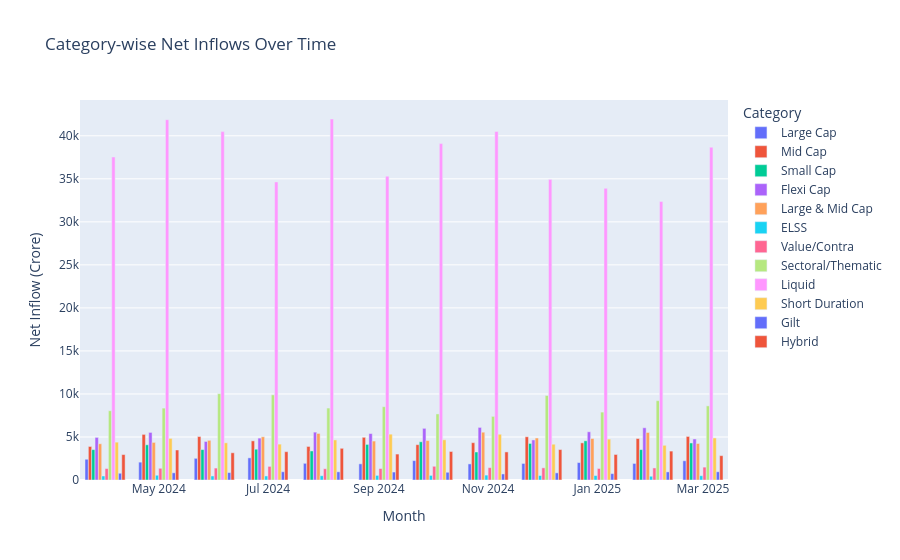

Notebook source saved alongside this figure:
### Code cell
# Convert month column to datetime
category["month"] = pd.to_datetime(category["month"])

# Create grouped bar chart
fig = px.bar(
    category,
    x="month",
    y="net_inflow_crore",
    color="category",
    barmode="group",
    title="Category-wise Net Inflows Over Time",
    labels={
        "month": "Month",
        "net_inflow_crore": "Net Inflow (Crore)",
        "category": "Category"
    }
)

fig.show()

### Figure 1 — Plotly figure (JSON) as saved in the notebook; plotly's stock layout.template omitted (floating-point values rounded to 4 significant figures)
{"data": [{"alignmentgroup": "True", "hovertemplate": "Category=Large Cap<br>Month=%{x}<br>Net Inflow (Crore)=%{y}<extra></extra>", "legendgroup": "Large Cap", "marker": {"color": "#636efa", "pattern": {"shape": ""}}, "name": "Large Cap", "offsetgroup": "Large Cap", "orientation": "v", "showlegend": true, "textposition": "auto", "type": "bar", "x": ["2024-04-01T00:00:00", "2024-05-01T00:00:00", "2024-06-01T00:00:00", "2024-07-01T00:00:00", "2024-08-01T00:00:00", "2024-09-01T00:00:00", "2024-10-01T00:00:00", "2024-11-01T00:00:00", "2024-12-01T00:00:00", "2025-01-01T00:00:00", "2025-02-01T00:00:00", "2025-03-01T00:00:00"], "xaxis": "x", "y": [2413.0, 2076.0, 2519.0, 2574.0, 1940.0, 1879.0, 2255.0, 1870.0, 1923.0, 2025.0, 1925.0, 2234.0], "yaxis": "y"}, {"alignmentgroup": "True", "hovertemplate": "Category=Mid Cap<br>Month=%{x}<br>Net Inflow (Crore)=%{y}<extra></extra>", "legendgroup": "Mid Cap", "marker": {"color": "#EF553B", "pattern": {"shape": ""}}, "name": "Mid Cap", "offsetgroup": "Mid Cap", "orientation": "v", "showlegend": true, "textposition": "auto", "type": "bar", "x": ["2024-04-01T00:00:00", "2024-05-01T00:00:00", "2024-06-01T00:00:00", "2024-07-01T00:00:00", "2024-08-01T00:00:00", "2024-09-01T00:00:00", "2024-10-01T00:00:00", "2024-11-01T00:00:00", "2024-12-01T00:00:00", "2025-01-01T00:00:00", "2025-02-01T00:00:00", "2025-03-01T00:00:00"], "xaxis": "x", "y": [3897.0, 5300.0, 5047.0, 4548.0, 3899.0, 4960.0, 4106.0, 4336.0, 5023.0, 4316.0, 4819.0, 5061.0], "yaxis": "y"}, {"alignmentgroup": "True", "hovertemplate": "Category=Small Cap<br>Month=%{x}<br>Net Inflow (Crore)=%{y}<extra></extra>", "legendgroup": "Small Cap", "marker": {"color": "#00cc96", "pattern": {"shape": ""}}, "name": "Small Cap", "offsetgroup": "Small Cap", "orientation": "v", "showlegend": true, "textposition": "auto", "type": "bar", "x": ["2024-04-01T00:00:00", "2024-05-01T00:00:00", "2024-06-01T00:00:00", "2024-07-01T00:00:00", "2024-08-01T00:00:00", "2024-09-01T00:00:00", "2024-10-01T00:00:00", "2024-11-01T00:00:00", "2024-12-01T00:00:00", "2025-01-01T00:00:00", "2025-02-01T00:00:00", "2025-03-01T00:00:00"], "xaxis": "x", "y": [3533.0, 4092.0, 3535.0, 3582.0, 3376.0, 4137.0, 4444.0, 3256.0, 4249.0, 4554.0, 3534.0, 4304.0], "yaxis": "y"}, {"alignmentgroup": "True", "hovertemplate": "Category=Flexi Cap<br>Month=%{x}<br>Net Inflow (Crore)=%{y}<extra></extra>", "legendgroup": "Flexi Cap", "marker": {"color": "#ab63fa", "pattern": {"shape": ""}}, "name": "Flexi Cap", "offsetgroup": "Flexi Cap", "orientation": "v", "showlegend": true, "textposition": "auto", "type": "bar", "x": ["2024-04-01T00:00:00", "2024-05-01T00:00:00", "2024-06-01T00:00:00", "2024-07-01T00:00:00", "2024-08-01T00:00:00", "2024-09-01T00:00:00", "2024-10-01T00:00:00", "2024-11-01T00:00:00", "2024-12-01T00:00:00", "2025-01-01T00:00:00", "2025-02-01T00:00:00", "2025-03-01T00:00:00"], "xaxis": "x", "y": [4947.0, 5529.0, 4478.0, 4869.0, 5562.0, 5397.0, 6004.0, 6111.0, 4654.0, 5603.0, 6068.0, 4767.0], "yaxis": "y"}, {"alignmentgroup": "True", "hovertemplate": "Category=Large & Mid Cap<br>Month=%{x}<br>Net Inflow (Crore)=%{y}<extra></extra>", "legendgroup": "Large & Mid Cap", "marker": {"color": "#FFA15A", "pattern": {"shape": ""}}, "name": "Large & Mid Cap", "offsetgroup": "Large & Mid Cap", "orientation": "v", "showlegend": true, "textposition": "auto", "type": "bar", "x": ["2024-04-01T00:00:00", "2024-05-01T00:00:00", "2024-06-01T00:00:00", "2024-07-01T00:00:00", "2024-08-01T00:00:00", "2024-09-01T00:00:00", "2024-10-01T00:00:00", "2024-11-01T00:00:00", "2024-12-01T00:00:00", "2025-01-01T00:00:00", "2025-02-01T00:00:00", "2025-03-01T00:00:00"], "xaxis": "x", "y": [4214.0, 4368.0, 4610.0, 5023.0, 5411.0, 4528.0, 4581.0, 5556.0, 4878.0, 4816.0, 5524.0, 4243.0], "yaxis": "y"}, {"alignmentgroup": "True", "hovertemplate": "Category=ELSS<br>Month=%{x}<br>Net Inflow (Crore)=%{y}<extra></extra>", "legendgroup": "ELSS", "marker": {"color": "#19d3f3", "pattern": {"shape": ""}}, "name": "ELSS", "offsetgroup": "ELSS", "orientation": "v", "showlegend": true, "textposition": "auto", "type": "bar", "x": ["2024-04-01T00:00:00", "2024-05-01T00:00:00", "2024-06-01T00:00:00", "2024-07-01T00:00:00", "2024-08-01T00:00:00", "2024-09-01T00:00:00", "2024-10-01T00:00:00", "2024-11-01T00:00:00", "2024-12-01T00:00:00", "2025-01-01T00:00:00", "2025-02-01T00:00:00", "2025-03-01T00:00:00"], "xaxis": "x", "y": [466.0, 553.0, 472.0, 471.0, 499.0, 537.0, 537.0, 571.0, 521.0, 516.0, 437.0, 500.0], "yaxis": "y"}, {"alignmentgroup": "True", "hovertemplate": "Category=Value/Contra<br>Month=%{x}<br>Net Inflow (Crore)=%{y}<extra></extra>", "legendgroup": "Value/Contra", "marker": {"color": "#FF6692", "pattern": {"shape": ""}}, "name": "Value/Contra", "offsetgroup": "Value/Contra", "orientation": "v", "showlegend": true, "textposition": "auto", "type": "bar", "x": ["2024-04-01T00:00:00", "2024-05-01T00:00:00", "2024-06-01T00:00:00", "2024-07-01T00:00:00", "2024-08-01T00:00:00", "2024-09-01T00:00:00", "2024-10-01T00:00:00", "2024-11-01T00:00:00", "2024-12-01T00:00:00", "2025-01-01T00:00:00", "2025-02-01T00:00:00", "2025-03-01T00:00:00"], "xaxis": "x", "y": [1328.0, 1361.0, 1386.0, 1582.0, 1308.0, 1334.0, 1595.0, 1436.0, 1414.0, 1339.0, 1400.0, 1497.0], "yaxis": "y"}, {"alignmentgroup": "True", "hovertemplate": "Category=Sectoral/Thematic<br>Month=%{x}<br>Net Inflow (Crore)=%{y}<extra></extra>", "legendgroup": "Sectoral/Thematic", "marker": {"color": "#B6E880", "pattern": {"shape": ""}}, "name": "Sectoral/Thematic", "offsetgroup": "Sectoral/Thematic", "orientation": "v", "showlegend": true, "textposition": "auto", "type": "bar", "x": ["2024-04-01T00:00:00", "2024-05-01T00:00:00", "2024-06-01T00:00:00", "2024-07-01T00:00:00", "2024-08-01T00:00:00", "2024-09-01T00:00:00", "2024-10-01T00:00:00", "2024-11-01T00:00:00", "2024-12-01T00:00:00", "2025-01-01T00:00:00", "2025-02-01T00:00:00", "2025-03-01T00:00:00"], "xaxis": "x", "y": [8052.0, 8354.0, 10030.0, 9896.0, 8360.0, 8518.0, 7680.0, 7397.0, 9820.0, 7893.0, 9215.0, 8614.0], "yaxis": "y"}, {"alignmentgroup": "True", "hovertemplate": "Category=Liquid<br>Month=%{x}<br>Net Inflow (Crore)=%{y}<extra></extra>", "legendgroup": "Liquid", "marker": {"color": "#FF97FF", "pattern": {"shape": ""}}, "name": "Liquid", "offsetgroup": "Liquid", "orientation": "v", "showlegend": true, "textposition": "auto", "type": "bar", "x": ["2024-04-01T00:00:00", "2024-05-01T00:00:00", "2024-06-01T00:00:00", "2024-07-01T00:00:00", "2024-08-01T00:00:00", "2024-09-01T00:00:00", "2024-10-01T00:00:00", "2024-11-01T00:00:00", "2024-12-01T00:00:00", "2025-01-01T00:00:00", "2025-02-01T00:00:00", "2025-03-01T00:00:00"], "xaxis": "x", "y": [37540.0, 41870.0, 40490.0, 34640.0, 41950.0, 35310.0, 39090.0, 40510.0, 34930.0, 33890.0, 32370.0, 38680.0], "yaxis": "y"}, {"alignmentgroup": "True", "hovertemplate": "Category=Short Duration<br>Month=%{x}<br>Net Inflow (Crore)=%{y}<extra></extra>", "legendgroup": "Short Duration", "marker": {"color": "#FECB52", "pattern": {"shape": ""}}, "name": "Short Duration", "offsetgroup": "Short Duration", "orientation": "v", "showlegend": true, "textposition": "auto", "type": "bar", "x": ["2024-04-01T00:00:00", "2024-05-01T00:00:00", "2024-06-01T00:00:00", "2024-07-01T00:00:00", "2024-08-01T00:00:00", "2024-09-01T00:00:00", "2024-10-01T00:00:00", "2024-11-01T00:00:00", "2024-12-01T00:00:00", "2025-01-01T00:00:00", "2025-02-01T00:00:00", "2025-03-01T00:00:00"], "xaxis": "x", "y": [4400.0, 4833.0, 4321.0, 4170.0, 4658.0, 5327.0, 4675.0, 5316.0, 4159.0, 4752.0, 4033.0, 4886.0], "yaxis": "y"}, {"alignmentgroup": "True", "hovertemplate": "Category=Gilt<br>Month=%{x}<br>Net Inflow (Crore)=%{y}<extra></extra>", "legendgroup": "Gilt", "marker": {"color": "#636efa", "pattern": {"shape": ""}}, "name": "Gilt", "offsetgroup": "Gilt", "orientation": "v", "showlegend": true, "textposition": "auto", "type": "bar", "x": ["2024-04-01T00:00:00", "2024-05-01T00:00:00", "2024-06-01T00:00:00", "2024-07-01T00:00:00", "2024-08-01T00:00:00", "2024-09-01T00:00:00", "2024-10-01T00:00:00", "2024-11-01T00:00:00", "2024-12-01T00:00:00", "2025-01-01T00:00:00", "2025-02-01T00:00:00", "2025-03-01T00:00:00"], "xaxis": "x", "y": [784.0, 836.0, 864.0, 959.0, 952.0, 925.0, 898.0, 704.0, 831.0, 744.0, 942.0, 956.0], "yaxis": "y"}, {"alignmentgroup": "True", "hovertemplate": "Category=Hybrid<br>Month=%{x}<br>Net Inflow (Crore)=%{y}<extra></extra>", "legendgroup": "Hybrid", "marker": {"color": "#EF553B", "pattern": {"shape": ""}}, "name": "Hybrid", "offsetgroup": "Hybrid", "orientation": "v", "showlegend": true, "textposition": "auto", "type": "bar", "x": ["2024-04-01T00:00:00", "2024-05-01T00:00:00", "2024-06-01T00:00:00", "2024-07-01T00:00:00", "2024-08-01T00:00:00", "2024-09-01T00:00:00", "2024-10-01T00:00:00", "2024-11-01T00:00:00", "2024-12-01T00:00:00", "2025-01-01T00:00:00", "2025-02-01T00:00:00", "2025-03-01T00:00:00"], "xaxis": "x", "y": [2955.0, 3487.0, 3163.0, 3291.0, 3684.0, 3015.0, 3314.0, 3264.0, 3538.0, 2967.0, 3360.0, 2830.0], "yaxis": "y"}], "layout": {"barmode": "group", "legend": {"title": {"text": "Category"}, "tracegroupgap": 0}, "title": {"text": "Category-wise Net Inflows Over Time"}, "xaxis": {"anchor": "y", "domain": [0, 1], "title": {"text": "Month"}}, "yaxis": {"anchor": "x", "domain": [0, 1], "title": {"text": "Net Inflow (Crore)"}}}}
